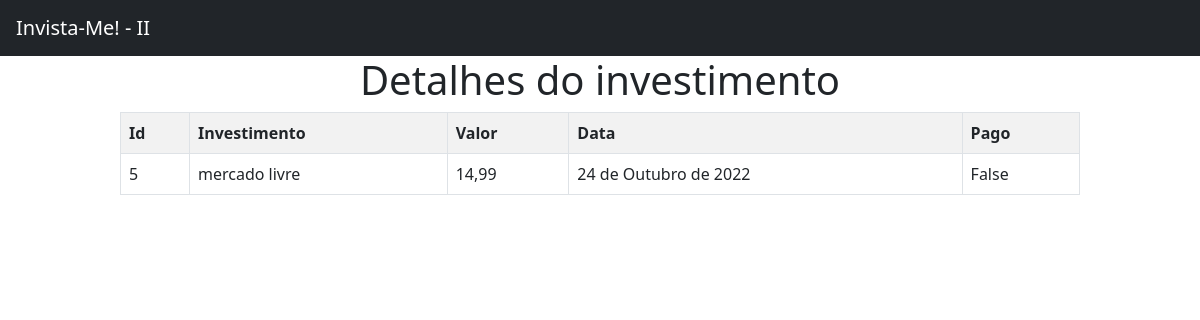
The app's page //5 with its own data.
### invista_me/models.py (models this page shows)
class Investimento(models.Model):
    investimento = models.TextField(max_length=255)
    valor = models.FloatField()
    pago = models.BooleanField(default=False)
    data = models.DateField(default=datetime.now)

### invista_me/views.py (the view)
# urls.py: path('/<int:id_investimento>',views.detalhe,name='detalhe'),
def detalhe(request,id_investimento):
    dados = {
        'dados': Investimento.objects.get(pk=id_investimento)
        }
    return render(request,'investimentos/detalhe.html',dados)

### invista_me/templates/investimentos/detalhe.html
{% extends 'investimentos/base.html' %}
{% block conteudo %}
<h1 style="position:relative;width:80%; background-color:none; left: 10%; text-align: center;">Detalhes do investimento</h1>
<table class="table table-striped table-bordered" style="padding: 2%; width: 80%; margin: 0 auto; border-radius: 10px;">
    <tr>
        <th>Id</th>
        <th>Investimento</th>
        <th>Valor</th>
        <th>Data</th>
        <th>Pago</th>
    </tr>
    <tr>
        <td>{{dados.id}}</td>
        <td>{{dados.investimento}}</td>
        <td>{{dados.valor}}</td>
        <td>{{dados.data}}</td>
        <td>{{dados.pago}}</td>
    </tr>
</table>
{% endblock %}

### records on screen
Investimento: id "5", investimento "mercado livre", valor "14,99", data "24 de Outubro de 2022", pago "False"
